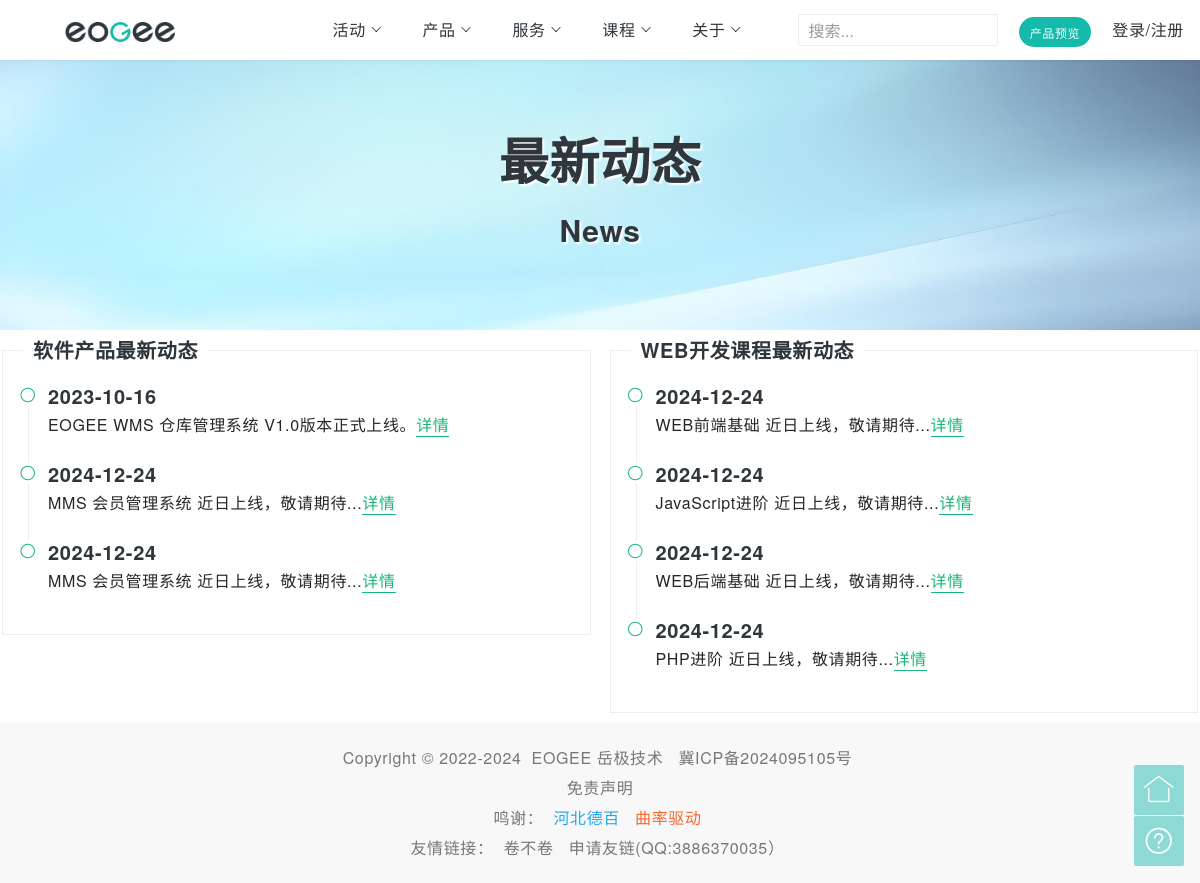
Page /news on the committed database.
### tables this page shows
CREATE TABLE IF NOT EXISTS `basicinfo` (
  `id` int(11) NOT NULL AUTO_INCREMENT COMMENT 'ID',
  `title` varchar(255) NOT NULL COMMENT '网站标题',
  `titleIcon` varchar(255) NOT NULL COMMENT '网站标题图标',
  `indexUrl` varchar(255) NOT NULL COMMENT '主页地址',
  `keywords` varchar(255) NOT NULL COMMENT '网站关键字',
  `description` varchar(255) NOT NULL COMMENT '网站描述',
  `logoImage` varchar(255) NOT NULL COMMENT 'logo图标',
  `logoAlt` varchar(255) NOT NULL COMMENT 'logo提示文字',
  `navToolName` varchar(255) NOT NULL COMMENT '工具按钮名称',
  `navToolUrl` varchar(255) NOT NULL COMMENT '工具按钮链接',
  `singlePageName` varchar(255) DEFAULT '关于' COMMENT '单页内容分类名称',
  `copyright` varchar(255) DEFAULT NULL COMMENT '版权声明',
  `siteName` varchar(255) DEFAULT NULL COMMENT '本站名称',
  `recordCode` varchar(255) DEFAULT NULL COMMENT '备案编号',
  PRIMARY KEY (`id`)
);

CREATE TABLE IF NOT EXISTS `contentparent` (
  `id` int(11) NOT NULL AUTO_INCREMENT COMMENT 'ID',
  `top` int(11) DEFAULT '1' COMMENT '是否空置顶部',
  `isNews` int(11) DEFAULT '0' COMMENT '是否列入动态',
  `style` varchar(50) DEFAULT '' COMMENT '样式',
  `title` varchar(50) NOT NULL DEFAULT '' COMMENT '标题',
  `titleAbbre` varchar(50) NOT NULL DEFAULT '' COMMENT '标题简称',
  `titleColor` varchar(50) DEFAULT '' COMMENT '首标题颜色',
  `titleShadowColor` varchar(50) DEFAULT '' COMMENT '首标题阴影颜色',
  `keywords` varchar(255) DEFAULT '' COMMENT '关键字',
  `description` varchar(255) DEFAULT '' COMMENT '描述',
  `backgroundImage` varchar(255) DEFAULT '' COMMENT '背景图',
  `keynote` mediumtext NOT NULL COMMENT '副标题',
  `keynoteColor` varchar(50) DEFAULT '' COMMENT '副标题颜色',
  `keynoteShadowColor` varchar(50) DEFAULT '' COMMENT '副标题阴影颜色',
  `lastChildTitle` varchar(50) NOT NULL DEFAULT '' COMMENT '末尾项',
  `lastChildTitleAbbre` varchar(50) NOT NULL DEFAULT '' COMMENT '末尾项简称',
  `lastChildTitleUrl` varchar(50) NOT NULL DEFAULT '' COMMENT '末尾项链接',
  `sort` float DEFAULT '0' COMMENT '排序值',
  `deleted_at` datetime DEFAULT NULL COMMENT '删除时间',
  PRIMARY KEY (`id`)
);

CREATE TABLE IF NOT EXISTS `news` (
  `id` int(11) NOT NULL COMMENT 'ID',
  `top` int(11) DEFAULT '1' COMMENT '是否空置顶部',
  `title` varchar(50) NOT NULL DEFAULT '' COMMENT '标题',
  `titleColor` varchar(50) DEFAULT '' COMMENT '首标题颜色',
  `titleShadowColor` varchar(50) DEFAULT '' COMMENT '首标题阴影颜色',
  `keywords` varchar(255) DEFAULT '' COMMENT '关键字',
  `description` varchar(255) DEFAULT '' COMMENT '描述',
  `backgroundImage` varchar(255) NOT NULL DEFAULT '' COMMENT '背景图',
  `keynote` mediumtext NOT NULL COMMENT '副标题',
  `keynoteColor` varchar(50) DEFAULT '' COMMENT '副标题颜色',
  `keynoteShadowColor` varchar(50) DEFAULT '' COMMENT '副标题阴影颜色'
);

CREATE TABLE IF NOT EXISTS `content` (
  `id` int(11) NOT NULL AUTO_INCREMENT COMMENT 'ID',
  `parentId` int(11) NOT NULL DEFAULT '1' COMMENT '父级ID',
  `top` int(11) DEFAULT '1' COMMENT '是否空置顶部',
  `title` varchar(50) NOT NULL DEFAULT '' COMMENT '首标题',
  `titleAbbre` varchar(50) NOT NULL DEFAULT '' COMMENT '首标题简称',
  `titleColor` varchar(50) DEFAULT '' COMMENT '首标题颜色',
  `titleShadowColor` varchar(50) DEFAULT '' COMMENT '首标题阴影颜色',
  `keywords` varchar(255) DEFAULT '' COMMENT '关键字',
  `description` varchar(255) DEFAULT '' COMMENT '描述',
  `backgroundImage` varchar(255) DEFAULT NULL COMMENT '背景图',
  `keynote` varchar(50) DEFAULT '' COMMENT '副标题',
  `keynoteColor` varchar(50) DEFAULT '' COMMENT '副标题颜色',
  `keynoteShadowColor` varchar(50) DEFAULT '' COMMENT '副标题阴影颜色',
  `content` varchar(255) DEFAULT '' COMMENT '内容',
  `contentColor` varchar(50) DEFAULT '' COMMENT '内容颜色',
  `contentShadowColor` varchar(50) DEFAULT '' COMMENT '内容阴影颜色',
  `detail` mediumtext COMMENT '详情',
  `detailColor` varchar(50) DEFAULT '' COMMENT '详情颜色',
  `detailShadowColor` varchar(50) DEFAULT '' COMMENT '详情阴影颜色',
  `newsContent` varchar(255) DEFAULT '' COMMENT '动态内容',
  `btn1` varchar(50) DEFAULT NULL COMMENT '按钮1',
  `btn1url` varchar(50) DEFAULT NULL COMMENT '按钮1链接',
  `btn1blank` int(11) DEFAULT '0' COMMENT '是否新页面打开',
  `btn2` varchar(50) DEFAULT NULL COMMENT '按钮2',
  `btn2url` varchar(50) DEFAULT NULL COMMENT '按钮2链接',
  `btn2blank` varchar(50) DEFAULT '0' COMMENT '是否新页面打开',
  `sort` float DEFAULT '0' COMMENT '排序值',
  `isNews` int(11) DEFAULT NULL COMMENT '是否列入动态',
  `newsDate` date DEFAULT NULL COMMENT '动态时间',
  `enterId` int(11) DEFAULT NULL COMMENT '录入人员ID',
  `enter` varchar(50) DEFAULT NULL COMMENT '录入人员',
  `deleted_at` datetime DEFAULT NULL COMMENT '删除时间',
  PRIMARY KEY (`id`) USING BTREE,
  KEY `FK_content_contentparent` (`parentId`),
  CONSTRAINT `FK_content_contentparent` FOREIGN KEY (`parentId`) REFERENCES `contentparent` (`id`) ON DELETE CASCADE
);

CREATE TABLE IF NOT EXISTS `footurl` (
  `id` int(11) NOT NULL AUTO_INCREMENT COMMENT 'ID',
  `name` varchar(255) NOT NULL COMMENT '名称',
  `colorCode` varchar(50) DEFAULT NULL COMMENT '颜色代码',
  `url` varchar(255) NOT NULL COMMENT '链接地址',
  `blank` int(11) DEFAULT '0' COMMENT '是否新页面打开',
  `type` varchar(255) NOT NULL COMMENT '类型',
  `sort` float DEFAULT '0' COMMENT '排序值',
  `deleted_at` datetime DEFAULT NULL COMMENT '删除时间',
  PRIMARY KEY (`id`) USING BTREE
);

### Resource/view/index/news.php (the view)
<?php
    require_once 'Resource/view/index/head.php';
?>
    <div class="eog-container">
        <div class = "eog-image-background-half  eog-index-main" style = "background-image:url('<?=$data['info']['data']['backgroundImage']?>')">
            <div class="layui-container  eog-text">
                <h1 class = "<?= $data['info']['data']['top'] ? 'padding-top-60' : null ?> layui-font-<?=$data['info']['data']['titleColor']?> eog-text-shadow-<?=$data['info']['data']['titleShadowColor']?>"><?=$data['info']['data']['title']?></h1>
                <h3 class = "layui-font-<?=$data['info']['data']['keynoteColor']?> eog-text-shadow-<?=$data['info']['data']['keynoteShadowColor']?>"><?=$data['info']['data']['keynote']?></h3>
            </div>
        </div>
        <div class="layui-container eog-text">
            <div class="layui-row layui-col-space15"><?php
                $dataNum = count($data['data']) > 4 ? 4 : count($data['data']);
                $mdNum = 12/$dataNum;
                for ($i = 0; $i < $dataNum ; $i++) { ?>
                <div class="layui-col-md<?=$mdNum?>">
                    <fieldset class="layui-elem-field">
                        <legend>
                            <h4><?=$data['data'][$i]['title']?>最新动态</h4>
                        </legend>
                        <div class="layui-field-box">
                            <div class="layui-timeline"><?php
                                foreach ($data['data'][$i]['childData'] as $key => $value) { ?>
                                <div class="layui-timeline-item">
                                    <i class="layui-icon layui-timeline-axis"></i>
                                    <div class="layui-timeline-content">
                                        <h4 class="layui-timeline-title no-margin no-padding"><?=$value['newsDate']?></h4>
                                        <p><?=$value['newsContent']?><a href="/content/detailChild/<?=$value['id']?>">详情</a>
                                        </p>
                                    </div>
                                </div><?php } ?>
                            </div>
                        </div>
                    </fieldset>
                </div><?php } ?>
            </div>
        </div>
    </div>
<?php
    require_once 'Resource/view/index/foot.php';
?>

### Resource/view/index/head.php (shortened to what the rows shown need)
<!DOCTYPE html>
<html lang="zh-CN">
<head>
    <link rel="stylesheet" href="/Resource/layui/css/layui.css" rel="stylesheet">
    <link rel="stylesheet" href="/Resource/css/eogee-text-layui.css" rel="stylesheet">
</head>
<body>
    <div class="layui-header eog-header eog-background-white">
        <div class="layui-container">
            <div class="eog-logo">
                <a class="logo" href="<?= $indexData['indexUrl'] ?>">
                    <img src="<?= $indexData['logo']['image'] ?>" alt="<?= $indexData['logo']['alt'] ?>">
                </a>
            </div>
            <div class="eog-header-nav">
                <ul class="layui-nav layui-bg-gray eog-background-white"><?php
                $nav = $indexData['nav'];
                for ($i = 0; $i < count($nav); $i++) { ?>
                    <li class="layui-nav-item">
                        <a href="javascript:;"><?= $nav[$i]['titleAbbre'] ?></a>
                    </li><?php
                    } ?>
                    <li class="layui-nav-item">
                        <a href="javascript:;"><?=$indexData['singlePageName']?></a>
                    </li>
                </ul>
                <div class="eog-header-tool eog-background-white">
                    <div>
                        <a href="<?= $indexData['navTool']['url'] ?>" class="layui-btn layui-btn-sm layui-btn-radius">
                            <?= $indexData['navTool']['name'] ?>
                        </a>
                    </div>
                </div>
            </div>
        </div>
    </div>

### Resource/view/index/foot.php (shortened to what the rows shown need)
    <div class="layui-footer eog-footer">
        <p>
            <?php
            if( $indexData['copyright'] !== null){
            echo 'Copyright &copy; '.$indexData['copyright'];}
            if( $indexData['siteName'] !== null){ ?>
            <a href="<?= $indexData['indexUrl']?>"><?= $indexData['siteName'] ?></a><?php }
            if( $indexData['recordCode'] !== null){ ?>
            <a href="https://beian.miit.gov.cn"  target="_blank"><?= $indexData['recordCode'] ?></a><?php } ?>
        </p>
        <p id="footerInfo"><?php
            $internal = $indexData['internal'];
            for($i = 0; $i < count($internal); $i++){
                if($internal[$i]['blank'] == 1){?>
            <a href="<?= $internal[$i]['url'] ?>" <?=$internal[$i]['blank'] == 1 ? 'target="_blank" ': ''?>><?= $internal[$i]['name'] ?></a> <?php } else {?>
            <a href="<?= $internal[$i]['url'] ?>"><?= $internal[$i]['name'] ?></a> <?php } } ?>
        </p>
        <p>
            鸣谢：<?php
                $sponsor = $indexData['sponsor'];
                for ($i = 0; $i < count($sponsor); $i++) { ?>
            <a href="<?= $sponsor[$i]['url'] ?>" <?=$sponsor[$i]['blank'] == 1 ? 'target="_blank" ': ''?> sponsor="<?= $sponsor[$i]['name'] ?>" style="color: <?= $sponsor[$i]['colorCode'] ?>;"><?= $sponsor[$i]['name'] ?></a><?php } ?>
        </p>
        <p>
            友情链接：<?php
                    $friendUrl = $indexData['friendUrl'];
                    for ($i = 0; $i < count($friendUrl); $i++) { ?>
            <a href="<?= $friendUrl[$i]['url'] ?>" <?=$friendUrl[$i]['blank'] == 1 ? 'target="_blank" ': ''?>><?= $friendUrl[$i]['name'] ?></a><?php } ?>
        </p>
    </div>
</body>
</html>

### rows in the picture
basicinfo: logoImage (picture), singlePageName "关于", navToolName "产品预览", copyright "2022-2024", siteName "EOGEE 岳极技术", recordCode "冀ICP备2024095105号"
contentparent: titleAbbre "活动"
contentparent: titleAbbre "产品", title "软件产品"
contentparent: titleAbbre "服务"
contentparent: titleAbbre "课程", title "WEB开发课程"
news: backgroundImage (picture), title "最新动态", keynote "News"
content: newsDate "2023-10-16", newsContent "EOGEE WMS 仓库管理系统 V1.0版本正式上线。"
content: newsDate "2024-12-24", newsContent "MMS 会员管理系统 近日上线，敬请期待..."
content: newsDate "2024-12-24", newsContent "MMS 会员管理系统 近日上线，敬请期待..."
content: newsDate "2024-12-24", newsContent "WEB前端基础 近日上线，敬请期待..."
content: newsDate "2024-12-24", newsContent "JavaScript进阶 近日上线，敬请期待..."
content: newsDate "2024-12-24", newsContent "WEB后端基础 近日上线，敬请期待..."
content: newsDate "2024-12-24", newsContent "PHP进阶 近日上线，敬请期待..."
footurl: name "免责声明"
footurl: name "河北德百"
footurl: name "曲率驱动"
footurl: name "卷不卷"
footurl: name "申请友链(QQ:3886370035）"
